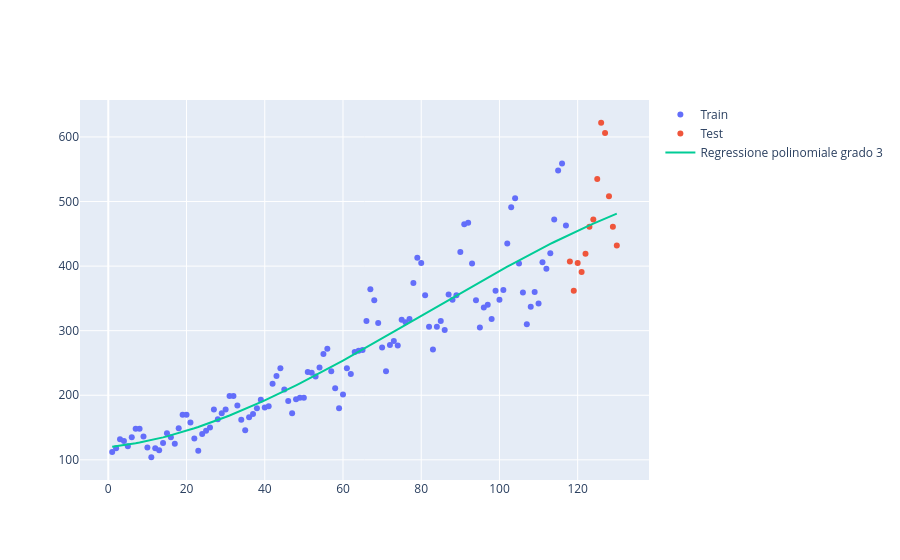

This figure's notebook cell:
### Code cell
fig.add_trace(go.Scatter(
    x=df["mese_numerico"],
    y=model.predict(X).ravel(),
    mode="lines",
    name=f"Regressione polinomiale grado {degree}"
))


fig.show()
